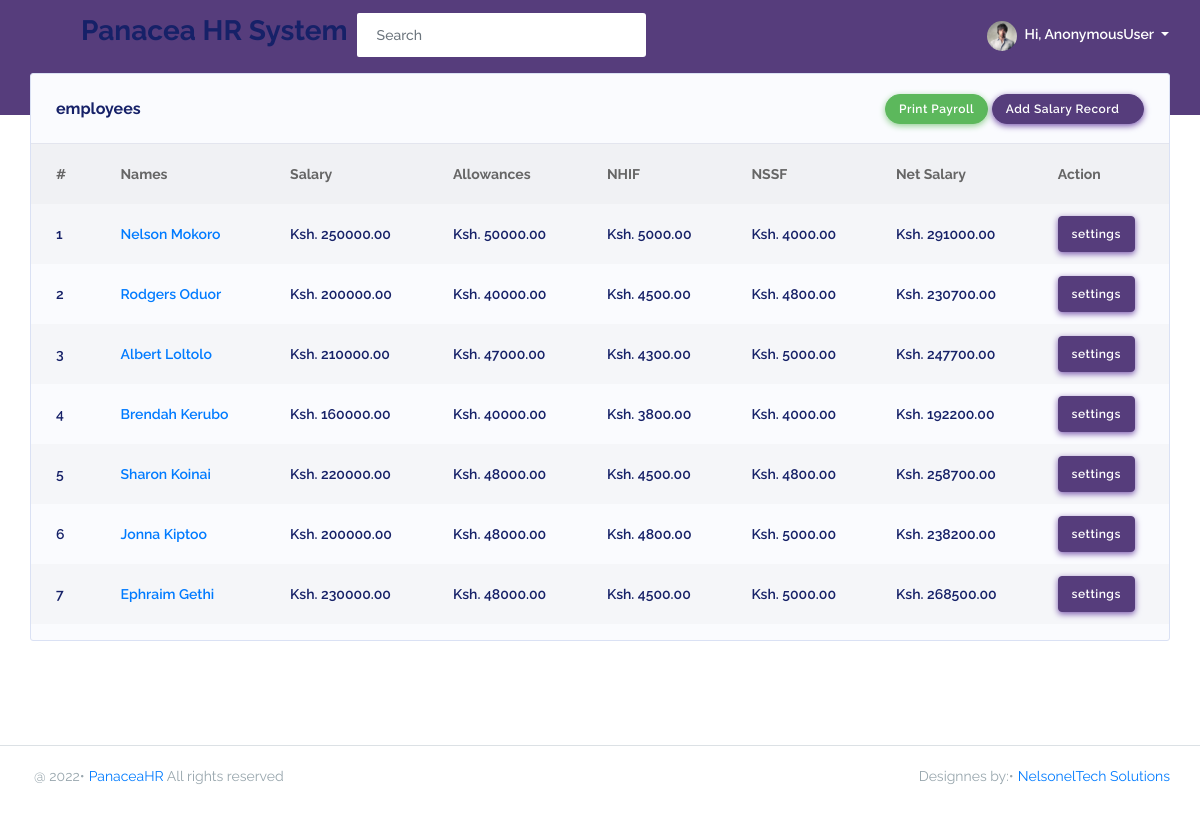
The app's page /dashboard/salary/, older data.
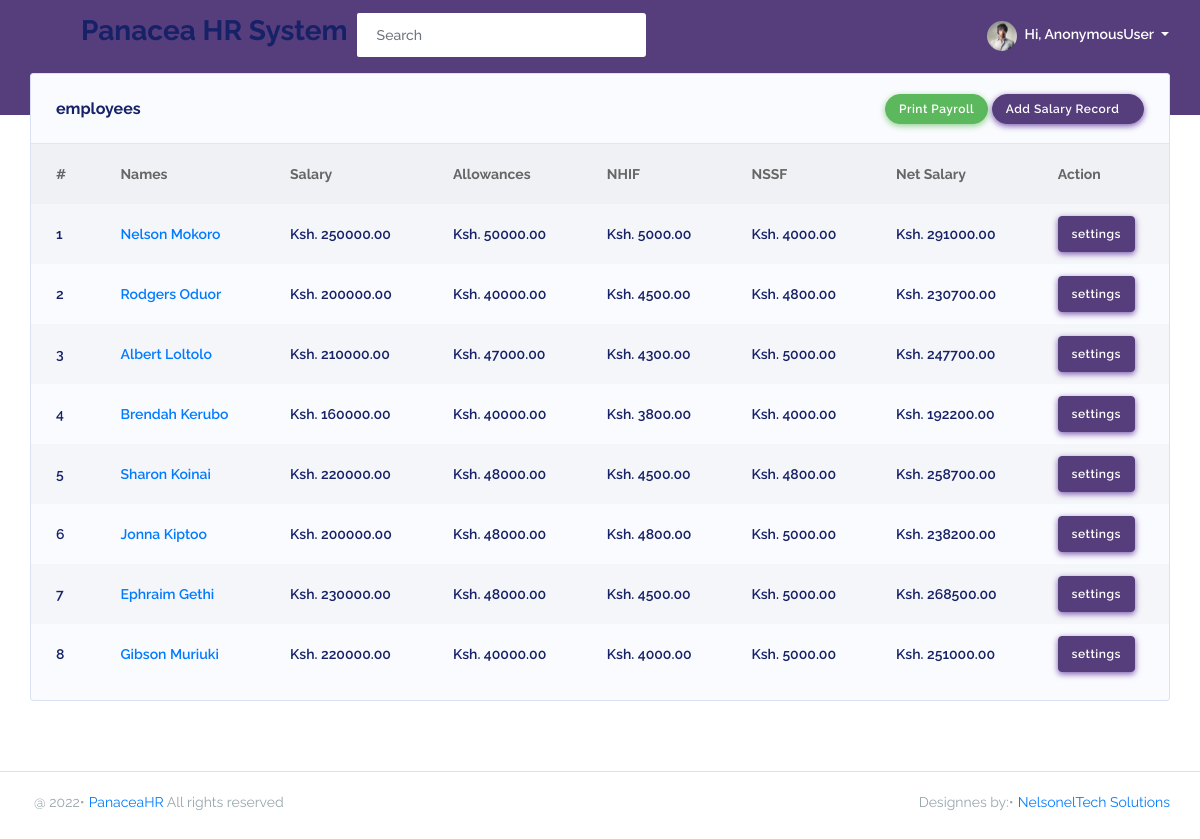
The same page, newer data.
### PanaceaApp/models.py (models this page shows, shortened)
class Sallary(models.Model):
    employee = models.ForeignKey(Employee, on_delete=models.SET_NULL, null=True)
    salary = models.DecimalField(max_digits=10, decimal_places=2, default=0.00)
    allowance = models.DecimalField(max_digits=10, decimal_places=2, default=0.00)
    nhif = models.DecimalField(max_digits=10, decimal_places=2, default=0.00)
    nssf = models.DecimalField(max_digits=10, decimal_places=2, default=0.00)
    netSalary = models.DecimalField(max_digits=10, decimal_places=2, default=0.00)
    @property
    def netSalary(self):
        return (self.salary + self.allowance)-(self.nhif + self.nssf)

class Employee(models.Model):
    GENDER = (('male', 'MALE'), ('female', 'FEMALE'), ('other', 'OTHER'))
    fullname = models.CharField(max_length=255, blank=True, null=True)
    dateofbirth = models.DateField(blank=True, null=True)
    gender = models.CharField(choices=GENDER, max_length=10, blank=True, null=True)
    department = models.ForeignKey(Department, on_delete=models.SET_NULL, null=True)
    position = models.CharField(max_length=50, blank=True, null=True)
    email = models.EmailField(blank=True, null=True)
    idnumber = models.CharField(max_length=20, blank=True, null=True)
    telephone = models.CharField(max_length=20, blank=True, null=True)
    idphoto = models.ImageField(upload_to='static/media', blank=True, null=True)
    nssfphoto = models.ImageField(upload_to='static/media', blank=True, null=True)
    nhifphoto = models.ImageField(upload_to='static/media', blank=True, null=True)
    updated = models.DateTimeField(auto_now=True, null=True)
    created = models.DateTimeField(auto_now_add=True, null=True)
    class Meta:
        ordering = ['-updated', '-created']

### PanaceaApp/views.py (the view)
# urls.py: path('salary/', views.salary, name='salary'),
def salary(request):
    salarys = Sallary.objects.all()
    context = {'salarys': salarys}
    return render(request, 'PanaceaApp/salary.html', context)

### PanaceaApp/templates/PanaceaApp/salary.html
{% extends 'main.html' %}
{% block content %}
{% load static %}
<div class="main-content">
    <section class="section">
        <div class="row row-deck">
            <div class="col-12">
                <div class="card">
                    <div class="card-header">
                        <h4>employees</h4>
                        <div class="card-header-action">
                                <button class="btn btn-success" onclick="printDiv()" type="submit">Print Payroll</button>
                            <a href="{% url 'addSalary' %}" class="btn btn-primary">Add Salary Record<i
                                    class="fas fa-chevron-right"></i></a>
                        </div>
                    </div>
                    <div class="card-body p-0">
                        <div class="table-responsive table-invoice">
                            <table class="table table-striped" id="table-1">
                                <thead>
                                    <tr>
                                        <th>#</th>
                                        <th>Names</th>
                                        <th>Salary</th>
                                        <th>Allowances</th>
                                        <th>NHIF</th>
                                        <th>NSSF</th>
                                        <th>Net Salary</th>
                                        <th>Action</th>
                                    </tr>
                                </thead>
                                <tbody>
                                    {% for salary in salarys %}
                                    <tr>
                                        <td class="font-weight-600">{{forloop.counter}}</td>
                                        <td class="font-weight-600"><a class="font-weight-600"
                                            href="{% url 'salaryDetail' salary.id %}">{{salary.employee.fullname}}</a>
                                        </td>
                                        <td class="font-weight-600">Ksh. {{salary.salary}}</td>
                                        <td class="font-weight-600">Ksh. {{salary.allowance}}</td>
                                        <td class="font-weight-600">Ksh. {{salary.nhif}}</td>
                                        <td class="font-weight-600">Ksh. {{salary.nssf}}</td>
                                        <td class="font-weight-600">Ksh. {{salary.netSalary}}</td>
                                        <td><a href="{% url 'editSalary' salary.id %}" class="btn btn-primary">settings</a></td>
                                    </tr>
                                    {% endfor %}
                                </tbody>
                            </table>
                        </div>
                    </div>
                </div>
            </div>
        </div>
    </section>
</div>
{% endblock %}

Row changes from the older to the newer data that the page shows:
added Sallary: employee.fullname "Gibson Muriuki", salary "220000.00", allowance "40000.00", nhif "4000.00", nssf "5000.00", netSalary "251000.00"
